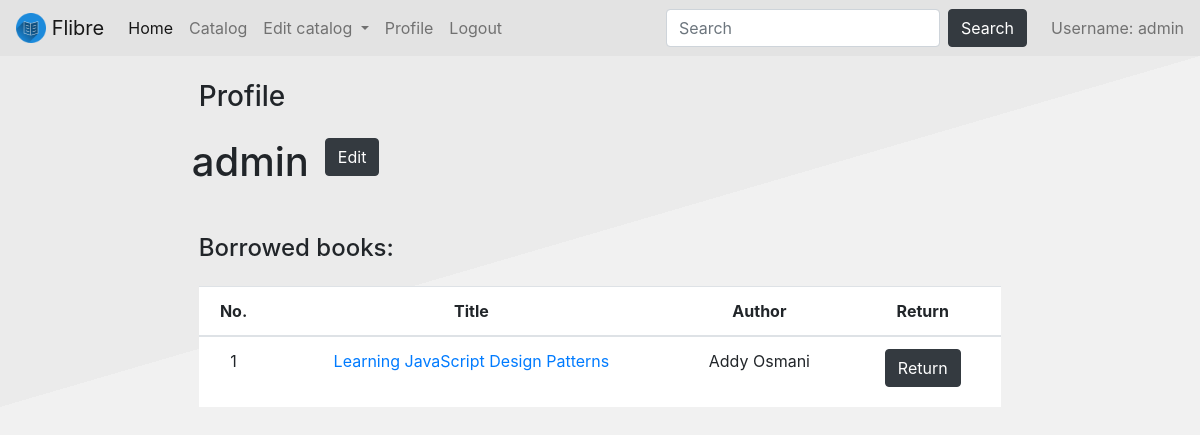
Page /user/admin (signed in) on the earlier database version.
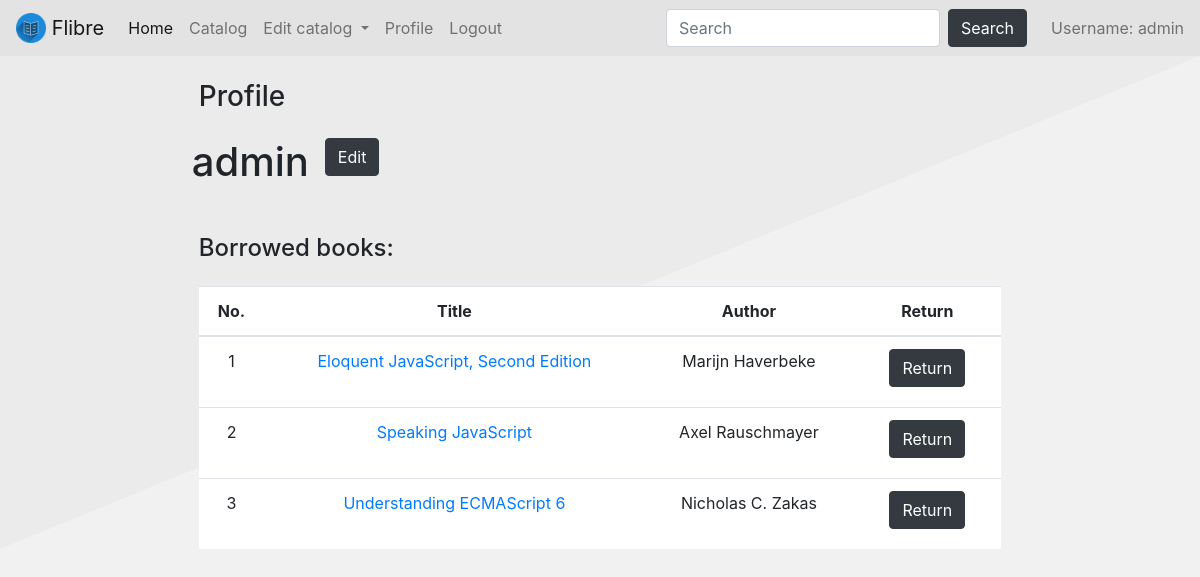
Same page on the later database version.
### db_models.py (models this page shows, shortened)
class Book(Base):
    __tablename__ = 'books'
    id = Column(Integer, primary_key=True)
    author = Column(String(255))
    description = Column(String(1000))
    isbn = Column(Integer)
    pages = Column(Integer)
    published = Column(String(10))
    publisher = Column(String(255))
    subtitle = Column(String(255))
    title = Column(String(255))
    website = Column(String(255))
    user_id = Column(Integer, ForeignKey('users.id'))
    user_ref = relationship('User', back_populates='book_ref')

### routes.py (the view)
@app.route('/user/<username>')
@login_required(lvl=2)
def user_profile(username):
    context = get_default_context()
    if context['permission_lvl'] == 1:
        pass
    elif username != context['username']:
        abort(401)
    if not user_exists(username):
        abort(404)
    context['profile_username'] = username
    context['borrowed_books'] = get_borrowed(username)
    context['current_user'] = username == session.get('username')
    return render_template('user_profile.html', **context)

### routes.py (called while the page is built)
def get_session(echo=False):
    engine = create_engine('sqlite:///db/database.db', echo=echo)
    db_session = sessionmaker(bind=engine)
    return db_session()

def get_default_context():
    permission_lvl = get_user_auth_lvl()
    context = {'permission_lvl': permission_lvl,
               'user_id': session.get('user_id'),
               'username': session.get('username')}
    return context

def get_user_auth_lvl():
    if not session.get('user_id'):
        return 3
    db_session = get_session()
    user_data = db_session.query(User.permission_lvl) \
                .filter(User.username == session.get('username')) \
                .one()
    return user_data.permission_lvl

def get_borrowed(username):
    db_session = get_session()
    return db_session.query(Book).join(User).filter(User.username == username).all()

def user_exists(username):
    db_session = get_session()
    return db_session.query(User.id).filter_by(username=username).scalar() is not None

### templates/user_profile.html (shortened to what this page needs)
{% extends 'layout.html' %}
{% block content %}
<div class="container w-75">
  <h3 class="mb-4">Profile</h3>
  <div class="row">
    <div class="mx-2">
      <h1 class="mb-5">{{ profile_username }}</h1>
    </div>
    <div class="mx-2">
      <a class="btn btn-dark mb-2" href="/user/{{ profile_username }}/edit" role="button">Edit</a>
    </div>
  </div>
  <h4 class="mb-4">Borrowed books:</h4>
  <table class="table text-center">
    <thead class="mythead">
    <tr>
      <th scope="col">No.</th>
      <th scope="col">Title</th>
      <th scope="col">Author</th>
      <th scope="col">Return</th>
    </tr>
    </thead>
    {% for book in borrowed_books %}
    <tr>
      <td scope="row">{{ loop.index }}</td>
      <td scope="row"><a href="/catalog/books/{{ book['id'] }}">{{ book['title'] }}</a></td>
      <td scope="row">{{ book['author'] }}</td>
      {% if current_user %}
      <td>
        <form action="/catalog/books/return" method="POST">
          <button class="btn btn-dark mb-2 mx-2" name="return_book_id" type="submit" value="{{ book['id'] }}">Return
          </button>
        </form>
      </td>
      {% endif %}
    </tr>
    {% endfor %}
  </table>
</div>
{% endblock %}

Differences in the rows shown:
no longer on this page (row edited): Book: title "Learning JavaScript Design Patterns", author "Addy Osmani", {{ book['id'] }} 2 (drawn)
now on this page (row edited): Book: title "Eloquent JavaScript, Second Edition", author "Marijn Haverbeke"
now on this page (row edited): Book: title "Speaking JavaScript", author "Axel Rauschmayer", {{ book['id'] }} 3 (drawn)
now on this page (row edited): Book: title "Understanding ECMAScript 6", author "Nicholas C. Zakas", {{ book['id'] }} 5 (drawn)
